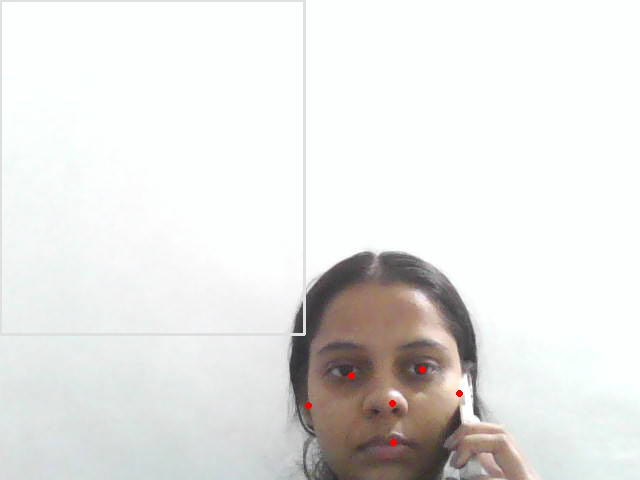
#> input picture backend/ekyc_data/face_1767885660.jpg, 640 x 480 px, given in place of the camera
$ python 'pan capture rough.py'   (older library calls are emulated)
#> lines starting #> are read from the running program, lines starting #| are printed output that depends on the picture; after the words box and inside, x2 and y2 are one past the last pixel; in counts of white or black regions, pixels touching at a corner belong together
import os
from datetime import datetime

import cv2
import numpy as np

BASE_DIR = os.path.dirname(os.path.abspath(__file__))
SAVE_DIR = os.path.join(BASE_DIR, "captured_pans")
MAX_FRAMES_PER_CAPTURE = 5


def sharpness_score(img):
    gray = cv2.cvtColor(img, cv2.COLOR_BGR2GRAY)
    return cv2.Laplacian(gray, cv2.CV_64F).var()


def is_card_present(crop):
    gray = cv2.cvtColor(crop, cv2.COLOR_BGR2GRAY)
    blur = cv2.GaussianBlur(gray, (7, 7), 0)

    edges = cv2.Canny(blur, 30, 120)
    edges = cv2.dilate(edges, None, iterations=2)
    edges = cv2.erode(edges, None, iterations=1)

    contours, _ = cv2.findContours(
        edges, cv2.RETR_LIST, cv2.CHAIN_APPROX_SIMPLE
    )

    h, w = crop.shape[:2]
    crop_area = h * w

    for cnt in contours:
        area = cv2.contourArea(cnt)
        if area < crop_area * 0.08:
            continue

        x, y, cw, ch = cv2.boundingRect(cnt)
        aspect_ratio = cw / float(ch)
        coverage = area / float(crop_area)

        if 1.2 <= aspect_ratio <= 2.2 and 0.08 <= coverage <= 0.90:
            return True

    return False


# [46 lines left out: functions save_pan_image, capture_best_frame, not called in this run]


def capture_pan():
    cam = cv2.VideoCapture(0)

    if not cam.isOpened():
        print("Camera not accessible")
        return None

    print("Align PAN inside the box")
    print("Press C to capture, Q to quit")

    saved_path = None

    try:
        while True:
            ret, frame = cam.read()
#> frame is the input picture: shape (480, 640, 3); mean B, G, R 228.2, 230.1, 230.5
            if not ret:
                print("Failed to read from camera")
                break

            h, w, _ = frame.shape
#> h = 480; w = 640
            x1, y1 = int(w * 0.05), int(h * 0.20)
#> x1 = 32; y1 = 96
            x2, y2 = int(w * 0.95), int(h * 0.80)
#> x2 = 608; y2 = 384

            crop = frame[y1:y2, x1:x2]
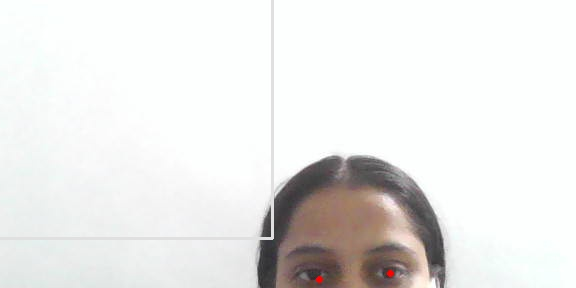
#> crop: shape (288, 576, 3); mean B, G, R 231.6, 233.2, 233.6
            card_present = is_card_present(crop)
#> in is_card_present, `gray = cv2.cvtColor(crop, cv2.COLOR_BGR2GRAY)`:
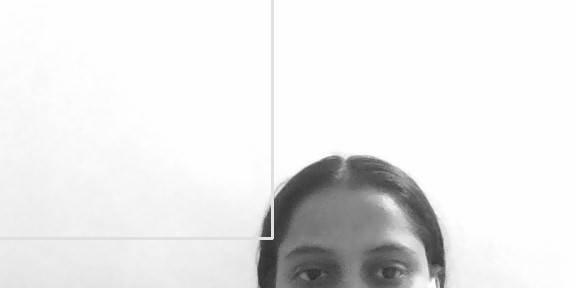
#> gray: shape (288, 576); min 43, max 255, mean 233
#> in is_card_present, `edges = cv2.Canny(blur, 30, 120)`:
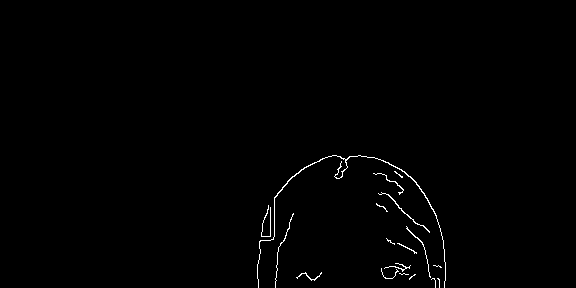
#> edges: shape (288, 576); 0.68% white in thin lines or dots, all inside (x1, y1, x2, y2) = (257, 155, 446, 288)
#> in is_card_present, `edges = cv2.dilate(edges, None, iterations=2)`:
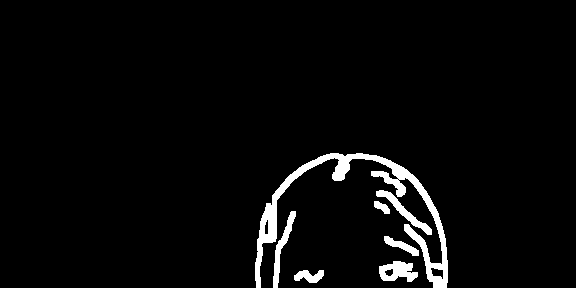
#> edges: shape (288, 576); 3.6% white; 7 white regions, largest, box (x1, y1, x2, y2) and area: (255, 153, 448, 288) 3819, (379, 261, 418, 282) 534, (376, 190, 432, 235) 483
#> in is_card_present, `edges = cv2.erode(edges, None, iterations=1)`:
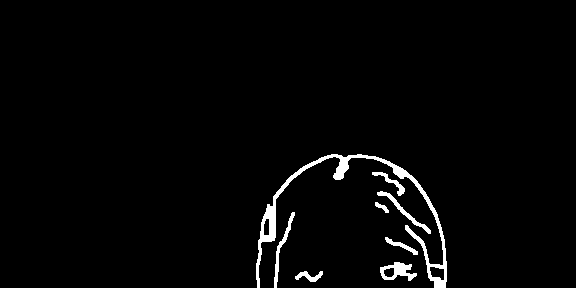
#> edges: shape (288, 576); 2.3% white; 8 white regions
#> in is_card_present, `contours, _ = cv2.findContours( edges, cv2.RETR_LIST, cv2.CHAIN_APPROX..`: contours = 11 contours; largest, box (x1, y1, x2, y2) and area: (256, 154, 447, 288) 2068, (380, 262, 417, 281) 378, (377, 191, 431, 234) 224, (274, 212, 295, 288) 204, (429, 266, 445, 281) 151
#> the loop in is_card_present, `for cnt in contours:` made 11 passes
#> area on passes 1 to 11: 116.5, 89, 151, 377.5, 114, 92, 203.5, 47.5, 224.5, 136.5, 2067.5
#> card_present = False

            color = (0, 255, 0) if card_present else (0, 165, 255)
#> color = (0, 165, 255)
            status_text = "Card-like object detected" if card_present else "Align PAN inside box"
#> status_text = 'Align PAN inside box'

            cv2.rectangle(frame, (x1, y1), (x2, y2), color, 2)
            cv2.putText(
                frame,
                status_text,
                (x1, y1 - 10),
                cv2.FONT_HERSHEY_SIMPLEX,
                0.7,
                color,
                2,
            )
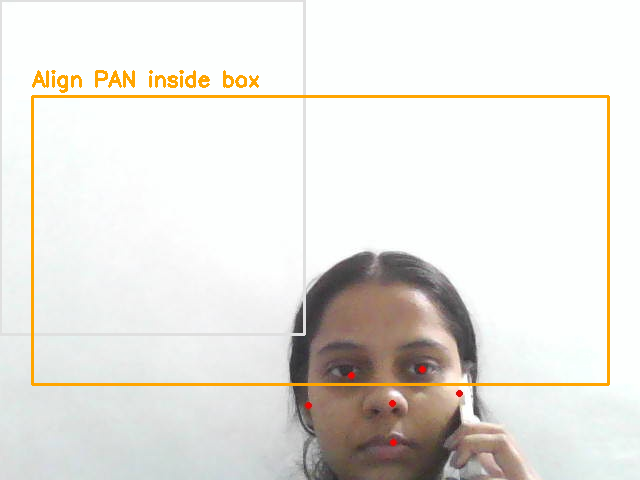
#> frame: shape (480, 640, 3); mean B, G, R 223, 228.5, 230.9

            cv2.putText(
                frame,
                "Press C to capture",
                (x1, y2 + 30 if y2 + 30 < h else h - 20),
                cv2.FONT_HERSHEY_SIMPLEX,
                0.7,
                (255, 255, 255),
                2,
            )
#> frame: shape (480, 640, 3); 0.43% of pixels changed, all inside (x1, y1, x2, y2) = (34, 398, 245, 421)

            cv2.imshow("PAN Capture", frame)
            key = cv2.waitKey(1) & 0xFF
#> (key q is pressed here)

            if key == ord("c"):
                best_frame = capture_best_frame(cam, x1, y1, x2, y2)
                if best_frame is None:
                    print("Capture failed")
                    continue

                saved_path = save_pan_image(best_frame)
                if saved_path is None:
                    print("Image save failed")
                    continue

                break

            if key == ord("q"):
                break

    finally:
        cam.release()
        cv2.destroyAllWindows()

    return saved_path


if __name__ == "__main__":
    image_path = capture_pan()
    print("Returned path:", image_path)
